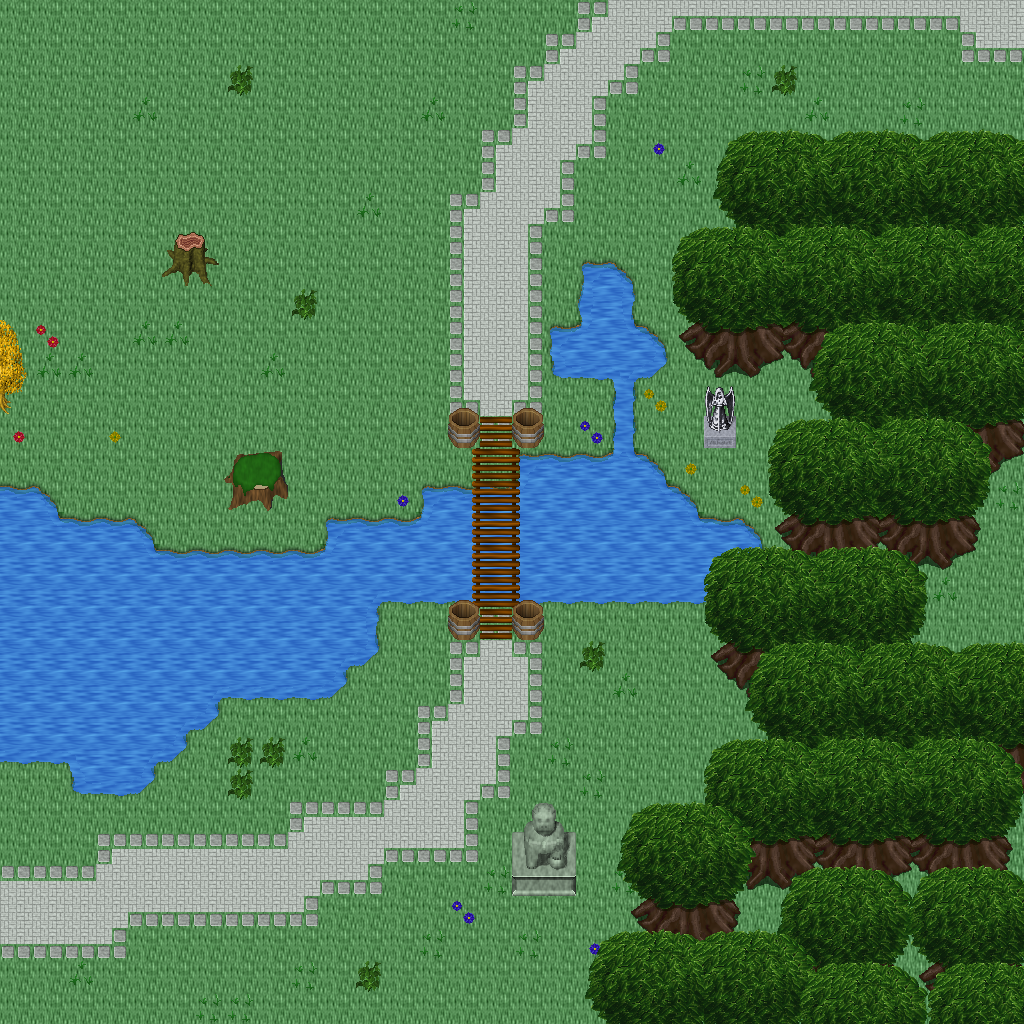

This game map was drawn from its Tiled (.tmx) file and the tilesets committed beside it. A one-line description and the trimmed map source follow:
An orthogonal 32x32 tile map with 32x32 px tiles, 5 tile layers (Ground, Objects, Objects2, Above, ...), 1 hidden layer not drawn, 48 tilesets.

<map version="1.10" tiledversion="1.11.0" orientation="orthogonal" renderorder="right-down" width="32" height="32" tilewidth="32" tileheight="32" infinite="0" nextlayerid="11" nextobjectid="1">
 <tileset firstgid="1" name="logic_collision" tilewidth="32" tileheight="32" tilecount="1" columns="1">
  <image source="../drawable/logic_collision.png" width="32" height="32" />
 </tileset>
 <tileset firstgid="2" name="ground_ground" tilewidth="32" tileheight="32" tilecount="33" columns="3">
  <image source="../drawable/ground_ground.png" width="96" height="352" />
 </tileset>
 <tileset firstgid="35" name="ground_water_water" tilewidth="32" tileheight="32" tilecount="24" columns="3">
  <image source="../drawable/ground_water_water.png" width="96" height="256" />
 </tileset>
 <tileset firstgid="59" name="plant_grasses" tilewidth="32" tileheight="32" tilecount="6" columns="3">
  <image source="../drawable/plant_grasses.png" width="96" height="64" />
 </tileset>
 <tileset firstgid="65" name="ground_grass_edges" tilewidth="32" tileheight="32" tilecount="36" columns="12">
  <image source="../drawable/ground_grass_edges.png" width="384" height="96" />
 </tileset>
 <tileset firstgid="101" name="plant_tree_tree_green" tilewidth="32" tileheight="32" tilecount="88" columns="8">
  <image source="../drawable/plant_tree_tree_green.png" width="256" height="352" />
 </tileset>
 <tileset firstgid="189" name="ground_water_pool_grassy" tilewidth="32" tileheight="32" tilecount="27" columns="9">
  <image source="../drawable/ground_water_pool_grassy.png" width="288" height="96" />
 </tileset>
 <tileset firstgid="216" name="ground_water_water_corners" tilewidth="32" tileheight="32" tilecount="12" columns="6">
  <image source="../drawable/ground_water_water_corners.png" width="192" height="64" />
 </tileset>
 <tileset firstgid="228" name="plant_flower_daisy_blue" tilewidth="32" tileheight="32" tilecount="8" columns="2">
  <image source="../drawable/plant_flower_daisy_blue.png" width="64" height="128" />
 </tileset>
 <tileset firstgid="236" name="ground_water_channels_grassy" tilewidth="32" tileheight="32" tilecount="6" columns="3">
  <image source="../drawable/ground_water_channels_grassy.png" width="96" height="64" />
 </tileset>
 <tileset firstgid="242" name="plant_flower_daisy_yellow" tilewidth="32" tileheight="32" tilecount="8" columns="2">
  <image source="../drawable/plant_flower_daisy_yellow.png" width="64" height="128" />
 </tileset>
 <tileset firstgid="250" name="plant_flower_daisy_white" tilewidth="32" tileheight="32" tilecount="8" columns="2">
  <image source="../drawable/plant_flower_daisy_white.png" width="64" height="128" />
 </tileset>
 <tileset firstgid="258" name="building_wall_wall_brown" tilewidth="32" tileheight="32" tilecount="12" columns="3">
  <image source="../drawable/building_wall_wall_brown.png" width="96" height="128" />
 </tileset>
 <tileset firstgid="270" name="plant_bush_bushes" tilewidth="32" tileheight="32" tilecount="10" columns="5">
  <image source="../drawable/plant_bush_bushes.png" width="160" height="64" />
 </tileset>
 <tileset firstgid="280" name="plant_vine" tilewidth="32" tileheight="32" tilecount="3" columns="1">
  <image source="../drawable/plant_vine.png" width="32" height="96" />
 </tileset>
 <tileset firstgid="283" name="building_decoration_rocks_2" tilewidth="32" tileheight="32" tilecount="2" columns="1">
  <image source="../drawable/building_decoration_rocks_2.png" width="32" height="64" />
 </tileset>
 <tileset firstgid="285" name="plant_stump_stump_green" tilewidth="32" tileheight="32" tilecount="4" columns="2">
  <image source="../drawable/plant_stump_stump_green.png" width="64" height="64" />
 </tileset>
 <tileset firstgid="289" name="building_decoration_green_block" tilewidth="32" tileheight="32" tilecount="4" columns="2">
  <image source="../drawable/building_decoration_green_block.png" width="64" height="64" />
 </tileset>
 <tileset firstgid="293" name="plant_tree_tree_golden_small" tilewidth="32" tileheight="32" tilecount="6" columns="2">
  <image source="../drawable/plant_tree_tree_golden_small.png" width="64" height="96" />
 </tileset>
 <tileset firstgid="299" name="plant_flower_daisy_red" tilewidth="32" tileheight="32" tilecount="8" columns="2">
  <image source="../drawable/plant_flower_daisy_red.png" width="64" height="128" />
 </tileset>
 <tileset firstgid="307" name="plant_stump_stump_purple" tilewidth="32" tileheight="32" tilecount="4" columns="2">
  <image source="../drawable/plant_stump_stump_purple.png" width="64" height="64" />
 </tileset>
 <tileset firstgid="311" name="item_pot_dark_barrel" tilewidth="32" tileheight="32" tilecount="2" columns="1">
  <image source="../drawable/item_pot_dark_barrel.png" width="32" height="64" />
 </tileset>
 <tileset firstgid="313" name="ground_ladder_vertical_dark" tilewidth="32" tileheight="32" tilecount="3" columns="3">
  <image source="../drawable/ground_ladder_vertical_dark.png" width="96" height="32" />
 </tileset>
 <tileset firstgid="316" name="item_statue_green_stone" tilewidth="32" tileheight="32" tilecount="12" columns="4">
  <image source="../drawable/item_statue_green_stone.png" width="128" height="96" />
 </tileset>
 <tileset firstgid="328" name="item_statue_grey_stone" tilewidth="32" tileheight="32" tilecount="4" columns="2">
  <image source="../drawable/item_statue_grey_stone.png" width="64" height="64" />
 </tileset>
 <tileset firstgid="332" name="ground_rock_pebbles" tilewidth="32" tileheight="32" tilecount="3" columns="1">
  <image source="../drawable/ground_rock_pebbles.png" width="32" height="96" />
 </tileset>
 <tileset firstgid="335" name="item_corpse_huge_animal" tilewidth="32" tileheight="32" tilecount="16" columns="2">
  <image source="../drawable/item_corpse_huge_animal.png" width="64" height="256" />
 </tileset>
 <tileset firstgid="351" name="building_fence_fence_chunky" tilewidth="32" tileheight="32" tilecount="21" columns="3">
  <image source="../drawable/building_fence_fence_chunky.png" width="96" height="224" />
 </tileset>
 <tileset firstgid="372" name="building_roof_red" tilewidth="32" tileheight="32" tilecount="20" columns="5">
  <image source="../drawable/building_roof_red.png" width="160" height="128" />
 </tileset>
 <tileset firstgid="392" name="building_decoration_banner" tilewidth="32" tileheight="32" tilecount="12" columns="1">
  <image source="../drawable/building_decoration_banner.png" width="32" height="384" />
 </tileset>
 <tileset firstgid="404" name="building_door_closed" tilewidth="32" tileheight="32" tilecount="1" columns="1">
  <image source="../drawable/building_door_closed.png" width="32" height="32" />
 </tileset>
 <tileset firstgid="405" name="building_window_window_right" tilewidth="32" tileheight="32" tilecount="2" columns="2">
  <image source="../drawable/building_window_window_right.png" width="64" height="32" />
 </tileset>
 <tileset firstgid="407" name="building_decoration_floor_sparkle" tilewidth="32" tileheight="32" tilecount="18" columns="3">
  <image source="../drawable/building_decoration_floor_sparkle.png" width="96" height="192" />
 </tileset>
 <tileset firstgid="425" name="object_well" tilewidth="32" tileheight="32" tilecount="4" columns="2">
  <image source="../drawable/object_well.png" width="64" height="64" />
 </tileset>
 <tileset firstgid="429" name="building_decoration_magician_banner" tilewidth="32" tileheight="32" tilecount="3" columns="3">
  <image source="../drawable/building_decoration_magician_banner.png" width="96" height="32" />
 </tileset>
 <tileset firstgid="432" name="building_decoration_chimney" tilewidth="32" tileheight="32" tilecount="2" columns="1">
  <image source="../drawable/building_decoration_chimney.png" width="32" height="64" />
 </tileset>
 <tileset firstgid="434" name="logic_item_sheepfood" tilewidth="32" tileheight="32" tilecount="1" columns="1">
  <image source="../drawable/logic_item_sheepfood.png" width="32" height="32" />
 </tileset>
 <tileset firstgid="435" name="logic_creature_rodent" tilewidth="32" tileheight="32" tilecount="8" columns="8">
  <image source="../drawable/logic_creature_rodent.png" width="256" height="32" />
 </tileset>
 <tileset firstgid="443" name="logic_creature_animal" tilewidth="32" tileheight="32" tilecount="32" columns="8">
  <image source="../drawable/logic_creature_animal.png" width="256" height="128" />
 </tileset>
 <tileset firstgid="475" name="logic_item_resources" tilewidth="32" tileheight="32" tilecount="6" columns="6">
  <image source="../drawable/logic_item_resources.png" width="192" height="32" />
 </tileset>
 <tileset firstgid="481" name="logic_protection" tilewidth="32" tileheight="32" tilecount="2" columns="2">
  <image source="../drawable/logic_protection.png" width="64" height="32" />
 </tileset>
 <tileset firstgid="483" name="ground_green_paving" tilewidth="32" tileheight="32" tilecount="18" columns="3">
  <image source="../drawable/ground_green_paving.png" width="96" height="192" />
 </tileset>
 <tileset firstgid="501" name="building_fence_palisade" tilewidth="32" tileheight="32" tilecount="84" columns="6">
  <image source="../drawable/building_fence_palisade.png" width="192" height="448" />
 </tileset>
 <tileset firstgid="585" name="light_light_5x5" tilewidth="32" tileheight="32" tilecount="25" columns="5">
  <image source="../drawable/light_light_5x5.png" width="160" height="160" />
 </tileset>
 <tileset firstgid="610" name="light_door_light" tilewidth="32" tileheight="32" tilecount="12" columns="3">
  <image source="../drawable/light_door_light.png" width="96" height="128" />
 </tileset>
 <tileset firstgid="622" name="building_decoration_orbpedestal" tilewidth="32" tileheight="32" tilecount="2" columns="1">
  <image source="../drawable/building_decoration_orbpedestal.png" width="32" height="64" />
 </tileset>
 <tileset firstgid="624" name="item_pot_wooden_crates" tilewidth="32" tileheight="32" tilecount="6" columns="3">
  <image source="../drawable/item_pot_wooden_crates.png" width="96" height="64" />
 </tileset>
 <tileset firstgid="630" name="logic_creature_fowl" tilewidth="32" tileheight="32" tilecount="6" columns="6">
  <image source="../drawable/logic_creature_fowl.png" width="192" height="32" />
 </tileset>
 <layer id="1" name="Ground" width="32" height="32">
  <data>[1024 cells, 1024 non-empty, 2 distinct tile ids]</data>
 </layer>
 <layer id="2" name="Objects" width="32" height="32">
  <data>[1024 cells, 202 non-empty, 29 distinct tile ids]</data>
 </layer>
 <layer id="3" name="Objects2" width="32" height="32">
  <data>[1024 cells, 153 non-empty, 50 distinct tile ids]</data>
 </layer>
 <layer id="4" name="Above" width="32" height="32">
  <data>[1024 cells, 266 non-empty, 57 distinct tile ids]</data>
 </layer>
 <layer id="5" name="Above2" width="32" height="32">
  <data>[1024 cells, 6 non-empty, 2 distinct tile ids]</data>
 </layer>
 <layer id="6" name="Walkable" width="32" height="32" visible="0">
  <data>[1024 cells, 374 non-empty, 1 distinct tile ids]</data>
 </layer>
 <objectgroup id="7" name="Mapevents" />
 <objectgroup id="8" name="Spawn" />
 <objectgroup id="9" name="Keys" />
 <objectgroup id="10" name="Replace" />
</map>
